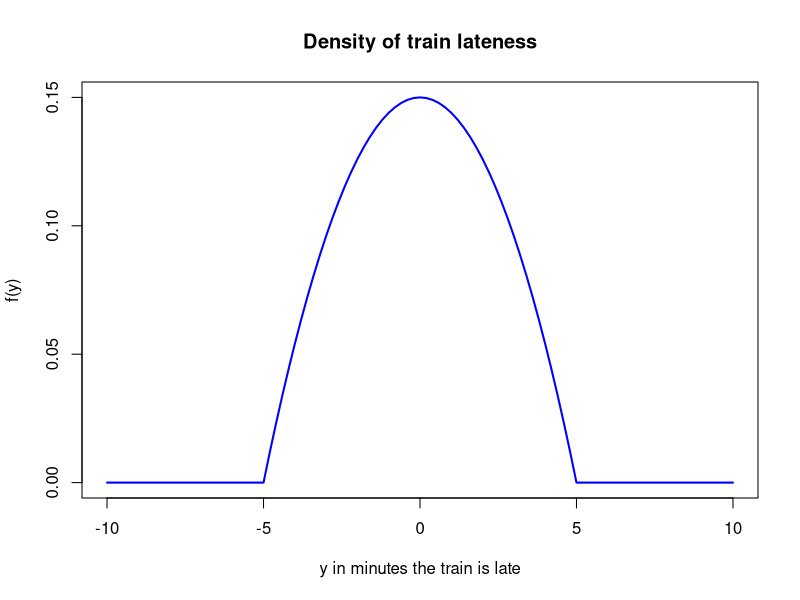

R code for this plot:
# Late train MS 5.10
dtrain <- function(y){
  f <- ifelse(y > -5 & y < 5,3/500*(25-y^2),0) # vectorized
    return(f)
}

windows();curve(dtrain(x),
      xlim = c(-10,10),
      xlab = "y in minutes the train is late",
      ylab = "f(y)",
      main = "Density of train lateness",
      lwd = 2,
      col = "Blue")

ptrain <- function(y){
  myf <- function(x){
    3/500*(25-x^2)
  }
  pf <- ifelse(y > -5 & y < 5,
         integrate(myf,-5,y)$value,
         ifelse(y <= -5,
                0,
                1))
  pf
}

myf <- function(x){
  x^2 * 3/500 * (25-x^2)
}

integrate(myf, -5 , 5)


